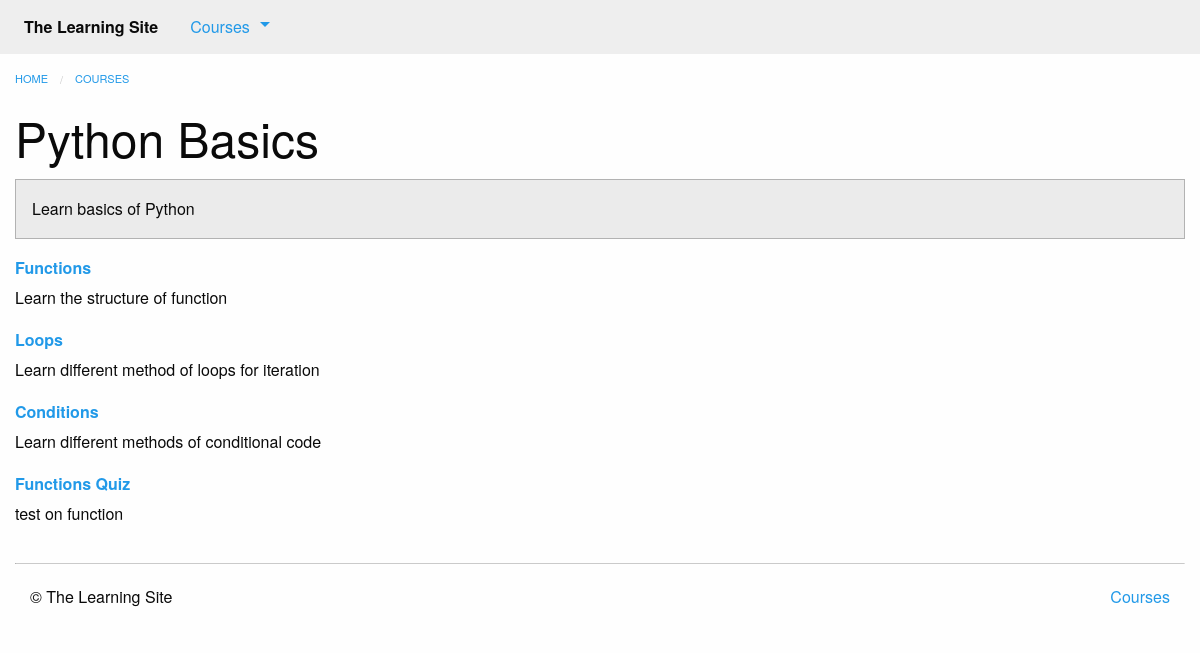
The page /courses/1/ on the database its author committed.
### courses/models.py (models this page shows, shortened)
class Course(models.Model):
    created_at = models.DateTimeField(auto_now_add=True)
    title = models.CharField(max_length=255)
    description = models.TextField()

class Step(models.Model):
    title = models.CharField(max_length=255)
    description = models.TextField()
    order = models.IntegerField(default=0)
    course = models.ForeignKey(Course, on_delete=models.CASCADE)
    class Meta:
        abstract = True
        ordering = ['order',]

class Text(Step):
    content = models.TextField(blank=True, default='')
    def get_absolute_url(self):
        return reverse('courses:text', kwargs={
                'course_pk': self.course_id,
                'step_pk': self.id
            })

class Quiz(Step):
    total_questions = models.IntegerField(default=4)
    class Meta:
        verbose_name_plural = "Quizzes"
    def get_absolute_url(self):
        return reverse('courses:quiz', kwargs={
                'course_pk': self.course_id,
                'step_pk': self.id
            })

### courses/views.py (the view)
# urls.py: path('<int:pk>/', views.course_detail, name='detail'),
def course_detail(request, pk):
    course = get_object_or_404(models.Course, pk=pk)
    steps = sorted(chain(course.text_set.all(), course.quiz_set.all()),
                   key=lambda step: step.order)
    return render(request, 'courses/course_detail.html', {
            'course': course,
            'steps': steps
        })

### courses/templatetags/course_extras.py (called while the page is built)
@register.inclusion_tag('courses/course_nav.html')
def nav_courses_list():
    courses = Course.objects.all()[:5]
    return {'courses': courses}

@register.filter('markdown_to_html')
def markdown_to_html(markdown_text):
    html_body = markdown2.markdown(markdown_text)
    return mark_safe(html_body)

### courses/templates/courses/course_detail.html (shortened to what this page needs)
{% extends "courses/layout.html" %}
{% load course_extras %}
{% block content %}
    <div class="row columns">
        {{ block.super }}
        <article>
            <h1 class="">{{ course.title }}</h1>
            <div class="callout secondary">
                {{ course.description|markdown_to_html }}
            </div>
            <dl>
                {% for step in steps %}
                    <dt>
                        <a href="{{ step.get_absolute_url }}">{{ step.title }}</a>
                    </dt>
                    <dd>{{ step.description|markdown_to_html }}</dd>
                {% endfor %}
            </dl>
        </article>
    </div>
{% endblock %}

### rows shown on the page
Course: title "Python Basics", description "Learn basics of Python"
Text: title "Functions", description "Learn the structure of function"
Text: title "Loops", description "Learn different method of loops for iteration"
Text: title "Conditions", description "Learn different methods of conditional code"
Quiz: title "Functions Quiz", description "test on function"
